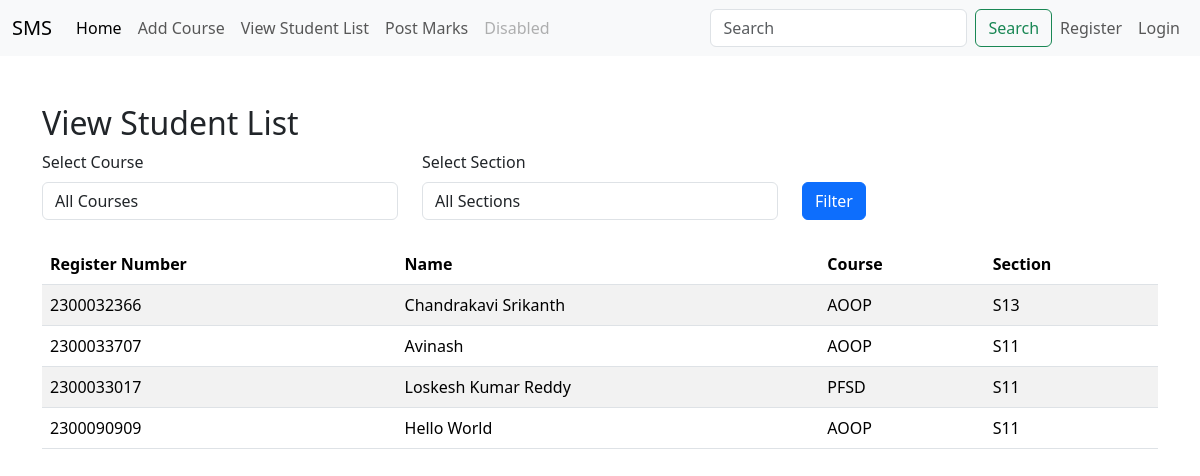
The app's page /facultyapp/view_student_list/ with its own data.
### adminapp/models.py (models this page shows, shortened)
class StudentList(models.Model):
    Register_Number = models.CharField(max_length=20, unique=True)
    Name = models.CharField(max_length=100)
    user=models.OneToOneField(User,on_delete=models.CASCADE,null=True)

### facultyapp/models.py (models this page shows, shortened)
class AddCourse(models.Model):
    COURSE_CHOICES = [
        ('AOOP', 'Advanced Object-Oriented Programming'),
        ('PFSD', 'Python Full Stack Development'),
    ]
    SECTION_CHOICES = [
        ('S11', 'Section S11'),
        ('S12', 'Section S12'),
        ('S13', 'Section S13'),
        ('S14', 'Section S14'),
        ('S15', 'Section S15'),
    ]
    student = models.ForeignKey(StudentList, on_delete=models.CASCADE)
    course = models.CharField(max_length=50, choices=COURSE_CHOICES)
    section = models.CharField(max_length=50, choices=SECTION_CHOICES)

### facultyapp/views.py (the view)
# urls.py: path('view_student_list/', views.view_student_list, name='view_student_list'),
def view_student_list(request):
    course = request.GET.get('course')
    section = request.GET.get('section')
    student_courses = AddCourse.objects.all()
    if course:
        student_courses = student_courses.filter(course=course)
    if section:
        student_courses = student_courses.filter(section=section)
    students = StudentList.objects.filter(id__in=student_courses.values('student_id'))
    context = {
        'students': students,
        'course_choices': AddCourse.COURSE_CHOICES,
        'section_choices': AddCourse.SECTION_CHOICES,
        'selected_course': course,
        'selected_section': section,
    }
    return render(request, 'facultyapp/view_student_list.html', context)

### templates/facultyapp/view_student_list.html (shortened to what this page needs)
{% extends 'Navbar/FacultyNavbar.html' %}
{% load static %}
{% block body %}
    <div class="container mt-5">
        <h2>View Student List</h2>
        <form method="get" class="mb-4">
            <div class="row">
                <div class="col-md-4">
                    <label for="course" class="form-label">Select Course</label>
                    <select name="course" id="course" class="form-control">
                        <option value="">All Courses</option>
                    </select>
                </div>
                <div class="col-md-4">
                    <label for="section" class="form-label">Select Section</label>
                    <select name="section" id="section" class="form-control">
                        <option value="">All Sections</option>
                    </select>
                </div>
                <div class="col-md-4 mt-4">
                    <button type="submit" class="btn btn-primary mt-2">Filter</button>
                </div>
            </div>
        </form>
        <table class="table table-striped">
            <thead>
                <tr>
                    <th>Register Number</th>
                    <th>Name</th>
                    <th>Course</th>
                    <th>Section</th>
                </tr>
            </thead>
            <tbody>
                {% if students %}
                    {% for student in students %}
                        <tr>
                            <td>{{ student.Register_Number }}</td>
                            <td>{{ student.Name }}</td>
                            <td>{{ student.addcourse_set.first.course }}</td>
                            <td>{{ student.addcourse_set.first.section }}</td>
                        </tr>
                    {% endfor %}
                {% else %}
                    <tr>
                        <td colspan="4" class="text-center">No students found.</td>
                    </tr>
                {% endif %}
            </tbody>
        </table>
    </div>
{% endblock %}

### records on screen
StudentList: Register_Number "2300032366", Name "Chandrakavi Srikanth", addcourse_set.first.course "AOOP", addcourse_set.first.section "S13"
StudentList: Register_Number "2300033707", Name "Avinash", addcourse_set.first.course "AOOP", addcourse_set.first.section "S11"
StudentList: Register_Number "2300033017", Name "Loskesh Kumar Reddy", addcourse_set.first.course "PFSD", addcourse_set.first.section "S11"
StudentList: Register_Number "2300090909", Name "Hello World", addcourse_set.first.course "AOOP", addcourse_set.first.section "S11"
